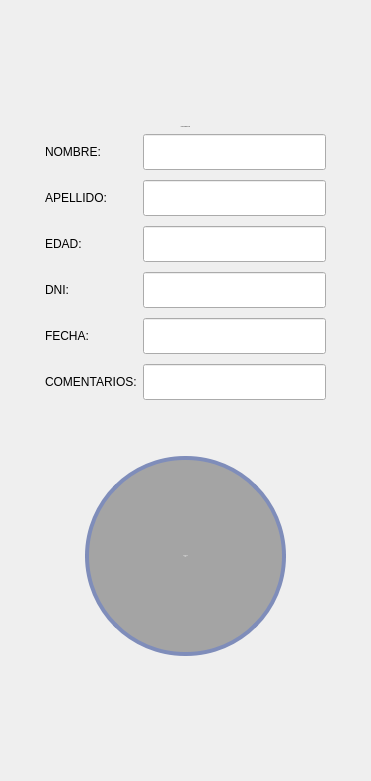
     <widget class="QWidget" name="Informe">
      <attribute name="title">
       <string>Informe</string>
      </attribute>
      <layout class="QHBoxLayout" name="horizontalLayout_11">
       <property name="leftMargin">
        <number>5</number>
       </property>
       <property name="topMargin">
        <number>5</number>
       </property>
       <property name="rightMargin">
        <number>5</number>
       </property>
       <property name="bottomMargin">
        <number>5</number>
       </property>
       <item>
        <spacer name="horizontalSpacer_3">
         <property name="orientation">
          <enum>Qt::Horizontal</enum>
         </property>
         <property name="sizeHint" stdset="0">
          <size>
           <width>40</width>
           <height>20</height>
          </size>
         </property>
        </spacer>
       </item>
       <item>
        <layout class="QVBoxLayout" name="verticalLayout_14">
         <item>
          <spacer name="verticalSpacer_7">
           <property name="orientation">
            <enum>Qt::Vertical</enum>
           </property>
           <property name="sizeHint" stdset="0">
            <size>
             <width>20</width>
             <height>40</height>
            </size>
           </property>
          </spacer>
         </item>
         <item>
          <spacer name="verticalSpacer_9">
           <property name="orientation">
            <enum>Qt::Vertical</enum>
           </property>
           <property name="sizeHint" stdset="0">
            <size>
             <width>20</width>
             <height>40</height>
            </size>
           </property>
          </spacer>
         </item>
         <item>
          <spacer name="verticalSpacer_2">
           <property name="orientation">
            <enum>Qt::Vertical</enum>
           </property>
           <property name="sizeHint" stdset="0">
            <size>
             <width>20</width>
             <height>40</height>
            </size>
           </property>
          </spacer>
         </item>
         <item>
          <widget class="QLabel" name="label_32">
           <property name="font">
            <font>
             <family>Montserrat</family>
             <pointsize>-1</pointsize>
             <weight>50</weight>
             <italic>false</italic>
             <bold>false</bold>
             <underline>false</underline>
            </font>
           </property>
           <property name="styleSheet">
            <string notr="true">QLabel {
	font: 30px &quot;Montserrat&quot;
}</string>
           </property>
           <property name="text">
            <string>DATOS PERSONALES</string>
           </property>
           <property name="alignment">
            <set>Qt::AlignCenter</set>
           </property>
          </widget>
         </item>
         <item>
          <layout class="QGridLayout" name="gridLayout_2">
           <property name="verticalSpacing">
            <number>10</number>
           </property>
           <item row="1" column="1">
            <widget class="QLineEdit" name="apellido">
             <property name="minimumSize">
              <size>
               <width>0</width>
               <height>36</height>
              </size>
             </property>
             <property name="maximumSize">
              <size>
               <width>16777215</width>
               <height>36</height>
              </size>
             </property>
            </widget>
           </item>
           <item row="2" column="1">
            <widget class="QLineEdit" name="edad">
             <property name="minimumSize">
              <size>
               <width>0</width>
               <height>36</height>
              </size>
             </property>
             <property name="maximumSize">
              <size>
               <width>16777215</width>
               <height>36</height>
              </size>
             </property>
            </widget>
           </item>
           <item row="3" column="1">
            <widget class="QLineEdit" name="dni">
             <property name="minimumSize">
              <size>
               <width>0</width>
               <height>36</height>
              </size>
             </property>
             <property name="maximumSize">
              <size>
               <width>16777215</width>
               <height>36</height>
              </size>
             </property>
            </widget>
           </item>
           <item row="4" column="1">
            <widget class="QLineEdit" name="fecha">
             <property name="minimumSize">
              <size>
               <width>0</width>
               <height>36</height>
              </size>
             </property>
             <property name="maximumSize">
              <size>
               <width>16777215</width>
               <height>36</height>
              </size>
             </property>
            </widget>
           </item>
           <item row="0" column="1">
            <widget class="QLineEdit" name="nombre">
             <property name="minimumSize">
              <size>
               <width>0</width>
               <height>36</height>
              </size>
             </property>
             <property name="maximumSize">
              <size>
               <width>16777215</width>
               <height>36</height>
              </size>
             </property>
            </widget>
           </item>
           <item row="3" column="0">
            <widget class="QLabel" name="label_30">
             <property name="text">
              <string>DNI:</string>
             </property>
            </widget>
           </item>
           <item row="2" column="0">
            <widget class="QLabel" name="label_29">
             <property name="text">
              <string>EDAD:</string>
             </property>
            </widget>
           </item>
           <item row="4" column="0">
            <widget class="QLabel" name="label_31">
             <property name="text">
              <string>FECHA:</string>
             </property>
            </widget>
           </item>
           <item row="5" column="1">
            <widget class="QLineEdit" name="comentarios">
             <property name="minimumSize">
              <size>
               <width>0</width>
               <height>36</height>
              </size>
             </property>
             <property name="maximumSize">
              <size>
               <width>16777215</width>
               <height>36</height>
              </size>
             </property>
            </widget>
           </item>
           <item row="1" column="0">
            <widget class="QLabel" name="label_28">
             <property name="text">
              <string>APELLIDO:</string>
             </property>
            </widget>
           </item>
           <item row="0" column="0">
            <widget class="QLabel" name="label_27">
             <property name="text">
              <string>NOMBRE:</string>
             </property>
            </widget>
           </item>
           <item row="5" column="0">
            <widget class="QLabel" name="label_35">
             <property name="text">
              <string>COMENTARIOS:</string>
             </property>
            </widget>
           </item>
          </layout>
         </item>
         <item>
          <spacer name="verticalSpacer_15">
           <property name="orientation">
            <enum>Qt::Vertical</enum>
           </property>
           <property name="sizeHint" stdset="0">
            <size>
             <width>20</width>
             <height>40</height>
            </size>
           </property>
          </spacer>
         </item>
         <item>
          <spacer name="verticalSpacer_6">
           <property name="orientation">
            <enum>Qt::Vertical</enum>
           </property>
           <property name="sizeHint" stdset="0">
            <size>
             <width>20</width>
             <height>10</height>
            </size>
           </property>
          </spacer>
         </item>
         <item>
          <layout class="QHBoxLayout" name="horizontalLayout_12">
           <item>
            <spacer name="horizontalSpacer_14">
             <property name="orientation">
              <enum>Qt::Horizontal</enum>
             </property>
             <property name="sizeHint" stdset="0">
              <size>
               <width>40</width>
               <height>20</height>
              </size>
             </property>
            </spacer>
           </item>
           <item>
            <widget class="QPushButton" name="PDF">
             <property name="sizePolicy">
              <sizepolicy hsizetype="Preferred" vsizetype="Preferred">
               <horstretch>0</horstretch>
               <verstretch>0</verstretch>
              </sizepolicy>
             </property>
             <property name="minimumSize">
              <size>
               <width>201</width>
               <height>200</height>
              </size>
             </property>
             <property name="maximumSize">
              <size>
               <width>201</width>
               <height>200</height>
              </size>
             </property>
             <property name="font">
              <font>
               <family>Montserrat</family>
               <pointsize>-1</pointsize>
               <weight>50</weight>
               <italic>false</italic>
               <bold>false</bold>
              </font>
             </property>
             <property name="toolTip">
              <string>Genera un .PDF con datos de interés extraídos de las gráficas anteriores.</string>
             </property>
             <property name="styleSheet">
              <string notr="true">QPushButton{
border-width: 4px;
border-style: solid;
border-color: rgb(127, 141, 186);
border-radius: 100px;
color: #FFF;
background-color: rgba(0, 0, 0, 80);
padding-left: 20px;
padding-right: 20px;
padding-top:55px;
padding-bottom:55px;
font: 30px &quot;Montserrat&quot;;
}
QPushButton:hover{
border-color:qradialgradient(spread:pad, cx:0.5, cy:0.5, radius:0.5, fx:0.5, fy:0.5, stop:0 rgba(0, 170, 255, 255), stop:1 rgba(0, 255, 255, 255));
background-color: rgba(0, 0, 0, 120);
}

QPushButton:pressed{
border-color:rgb(255, 170, 0);
background-color: rgba(0, 0, 0, 150);
}</string>
             </property>
             <property name="text">
              <string>GENERAR
PDF</string>
             </property>
            </widget>
           </item>
           <item>
            <spacer name="horizontalSpacer_15">
             <property name="orientation">
              <enum>Qt::Horizontal</enum>
             </property>
             <property name="sizeHint" stdset="0">
              <size>
               <width>40</width>
               <height>20</height>
              </size>
             </property>
            </spacer>
           </item>
          </layout>
         </item>
         <item>
          <spacer name="verticalSpacer_8">
           <property name="orientation">
            <enum>Qt::Vertical</enum>
           </property>
           <property name="sizeHint" stdset="0">
            <size>
             <width>20</width>
             <height>40</height>
            </size>
           </property>
          </spacer>
         </item>
         <item>
          <spacer name="verticalSpacer_12">
           <property name="orientation">
            <enum>Qt::Vertical</enum>
           </property>
           <property name="sizeHint" stdset="0">
            <size>
             <width>20</width>
             <height>40</height>
            </size>
           </property>
          </spacer>
         </item>
         <item>
          <spacer name="verticalSpacer">
           <property name="orientation">
            <enum>Qt::Vertical</enum>
           </property>
           <property name="sizeHint" stdset="0">
            <size>
             <width>20</width>
             <height>40</height>
            </size>
           </property>
          </spacer>
         </item>
        </layout>
       </item>
       <item>
        <spacer name="horizontalSpacer_13">
         <property name="orientation">
          <enum>Qt::Horizontal</enum>
         </property>
         <property name="sizeHint" stdset="0">
          <size>
           <width>40</width>
           <height>20</height>
          </size>
         </property>
        </spacer>
       </item>
      </layout>
     </widget>
